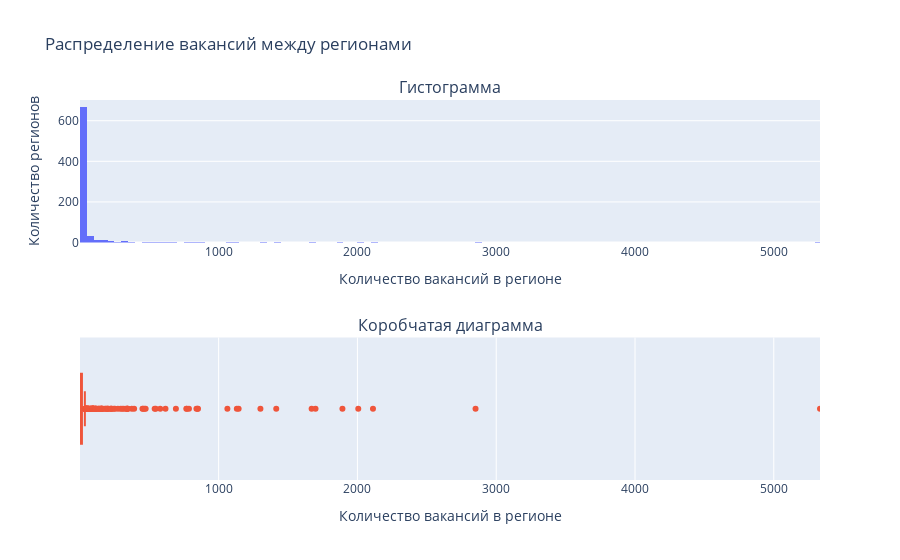

The cell this chart's notebook holds for it:
### Markdown cell above
Построим график и выведем метрики распределения.

### Code cell
show_distribution(
    df = df_vacancies_count_at_areas,
    distribution_title = 'Распределение вакансий между регионами',    
    x_title = 'Количество вакансий в регионе',
    y_title = 'Количество регионов',
    column_name = 'vacancies_cnt',
    file_name = '04_vacancies_count_at_areas'
)

### Figure 1 — Plotly figure (JSON) as saved in the notebook; plotly's stock layout.template omitted (floating-point values rounded to 4 significant figures; data arrays with more than 128 entries replaced by an {"elided": "..."} marker saying what was removed)
{"data": [{"type": "histogram", "x": {"elided": "769 int values"}, "xaxis": "x", "yaxis": "y"}, {"name": "", "type": "box", "x": {"elided": "769 int values"}, "xaxis": "x2", "yaxis": "y2"}], "layout": {"annotations": [{"font": {"size": 16}, "showarrow": false, "text": "Гистограмма", "x": 0.5, "xanchor": "center", "xref": "paper", "y": 1, "yanchor": "bottom", "yref": "paper"}, {"font": {"size": 16}, "showarrow": false, "text": "Коробчатая диаграмма", "x": 0.5, "xanchor": "center", "xref": "paper", "y": 0.375, "yanchor": "bottom", "yref": "paper"}], "showlegend": false, "title": {"text": "Распределение вакансий между регионами"}, "xaxis": {"anchor": "y", "domain": [0, 1], "range": [1, 5333], "title": {"text": "Количество вакансий в регионе"}}, "xaxis2": {"anchor": "y2", "domain": [0, 1], "range": [1, 5333], "title": {"text": "Количество вакансий в регионе"}}, "yaxis": {"anchor": "x", "domain": [0.625, 1], "title": {"text": "Количество регионов"}}, "yaxis2": {"anchor": "x2", "domain": [0, 0.375]}}}
